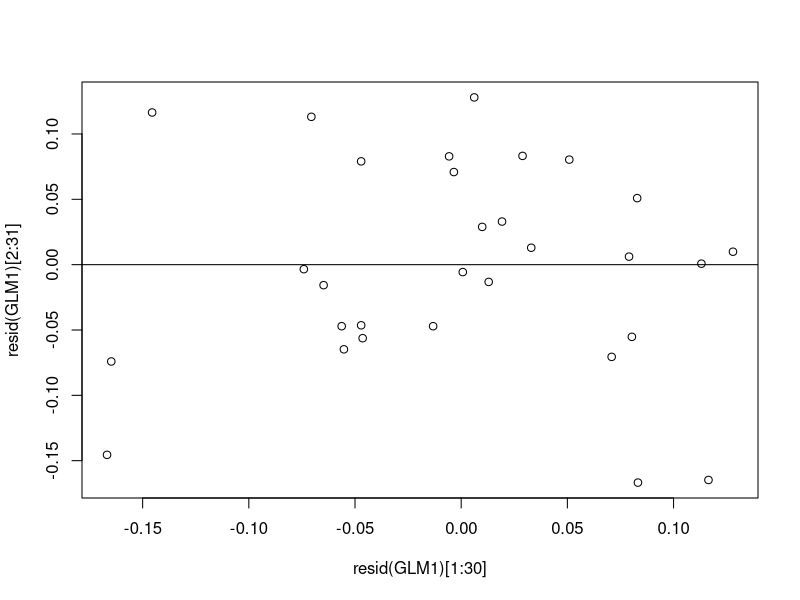
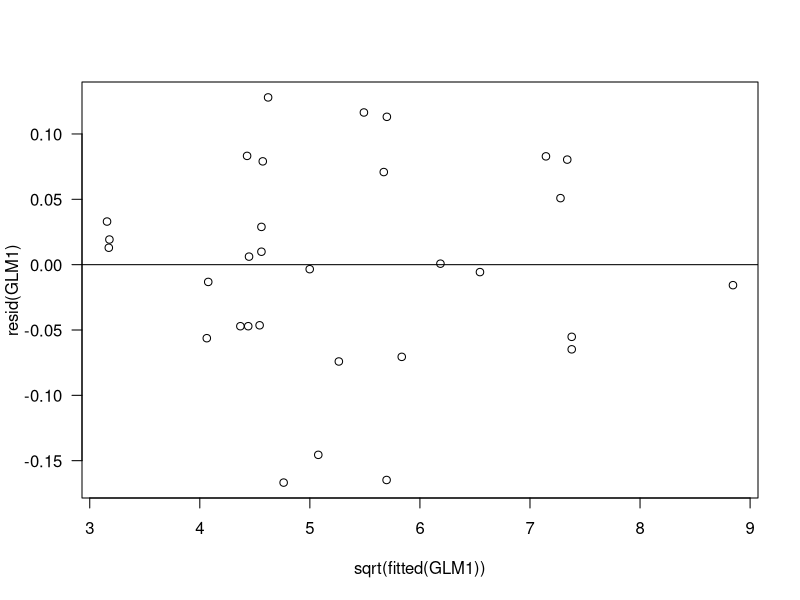
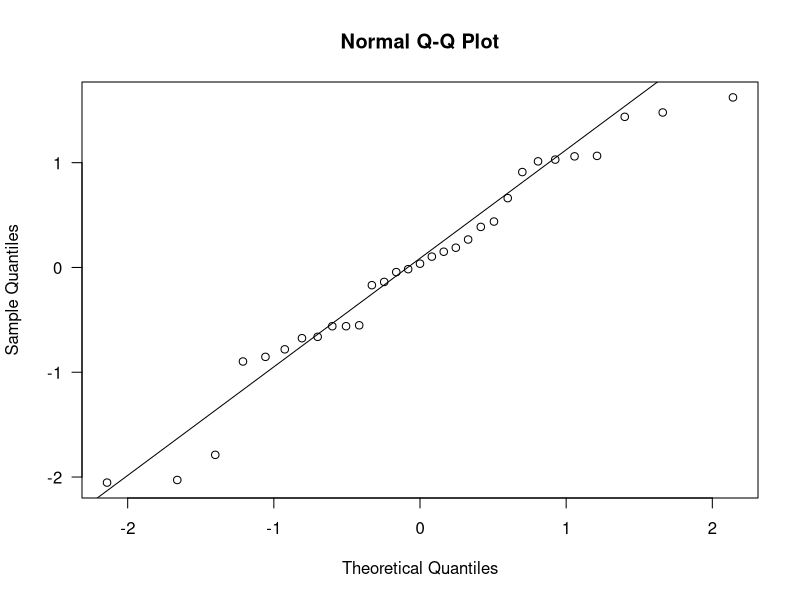
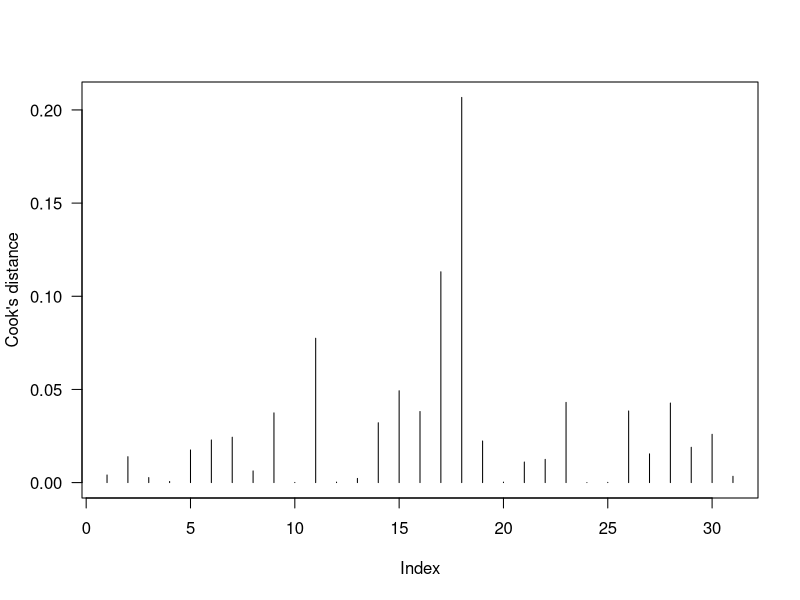
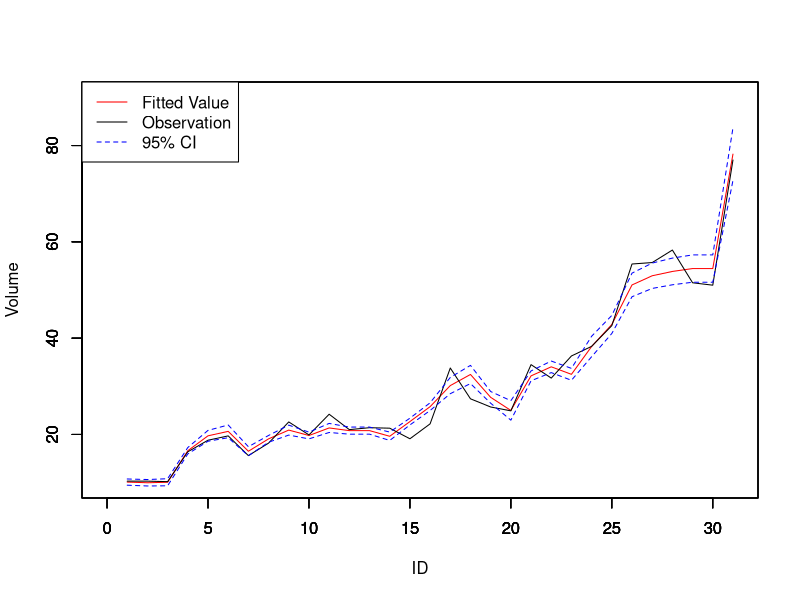

Write R code to recreate these figures, in order.
####################################################
### Part 1: model estimation
data(trees)
GLM1 <- glm( Volume ~ log(Height) + log(Girth), data=trees,
                  family=Gamma(link="log"))

## estimation of coefficients
coef(GLM1)

## Pearson estimator of dispersion parameter
w <- weights(GLM1, type="working")
e <- residuals(GLM1, type="working")
sum(w*e^2)/df.residual(GLM1)

summary(GLM1)$dispersion # R default reports Pearson estimator

## investigate the iteration process
GLM2 <- update(GLM1, control=glm.control(
  maxit=3, # Max of 3 iterations
  epsilon=1e-15, # Stopping criterion
  trace=TRUE) )

GLM2 <- update(GLM1, control=glm.control(
  maxit=30, # Max of 3 iterations
  epsilon=1e-15, # Stopping criterion
  trace=TRUE) )

## summary of glm object
summary(GLM1)

####################################################
### Part 2: model diagnostics

## Check independence: plot residuals against lagged residuals
plot(resid(GLM1)[2:31]~resid(GLM1)[1:30]);abline(h=0) # no special pattern
# for discrete observations, use statmod::qresid()

## Check systematic component: plot residuals against fitted value
plot(resid(GLM1)~ sqrt(fitted(GLM1)),las=1);abline(h=0) # no special pattern

## Check random component: Q-Q plot of quantile residuals
qqnorm(statmod::qresid(GLM1), las=1); qqline(statmod::qresid(GLM1)) # no obvious violation

## Outliers and Influential Observations
rs <- cbind(rD=resid(GLM1), standardrD=rstandard(GLM1),
            studentizedr=rstudent(GLM1), rQ=statmod::qresid(GLM1))
apply(abs(rs), 2, max) # compared with mean(trees$Volume)=30.17, no large residuals

im <- influence.measures(GLM1)
im$infmat # influential measures
colSums(im$is.inf) # count the number of influential observations by every measure

# if remove the most influential one by Cook
plot(im$infmat[,6], type="h", ylab="Cook's distance", las=1)
infl <- which.max(im$infmat[,6])
GLM.infl <- update(GLM1, subset=(-infl)) # refit the model
AIC(GLM.infl)>AIC(GLM1)
BIC(GLM.infl)>BIC(GLM1)

####################################################
### Part 3: testing and confidence interval

## Wald test for individual parameter
printCoefmat(coef(summary(GLM1)))
confint(GLM1,level = 0.95) # confidence interval of coefficients

## Confidence interval of fitted value
fitting <- predict(GLM1,
                se.fit=TRUE, # also return the standard error of fitted value
                type="response"  # to fit the response, without it R fits linear predictor
                )

zstar <- qt(0.975,df.residual(GLM1)) # consider 95% interval
L <- fitting$fit - zstar*fitting$se.fit
U <- fitting$fit + zstar*fitting$se.fit

plot(fitting$fit~seq(1,31,1),type = "l",col = "red",lty = 1,
     xlim = c(0,31),ylim = c(10,90),xlab = "ID", ylab = "Volume")
par(new = T)
plot(trees$Volume~seq(1,31,1),type = "l",col = "black",lty = 1,
     xlim = c(0,31),ylim = c(10,90),xlab = "",ylab = "")
par(new = T)
plot(L~seq(1,31,1),type = "l",col = "blue",lty = 2,
     xlim = c(0,31),ylim = c(10,90),xlab = "", ylab = "")
par(new = T)
plot(U~seq(1,31,1),type = "l",col = "blue",lty = 2,
     xlim = c(0,31),ylim = c(10,90),xlab = "", ylab = "")
legend("topleft",legend = c("Fitted Value","Observation","95% CI"),
       col = c("red","black","blue"),lty = c(1,1,2))

## Confidence interval for predicted value
# If we have two new observation, Girth = c(9,10), Height = c(77,81)
prediction <- predict(GLM1, 
                      newdata=data.frame(Girth = c(9,10), Height = c(77,81)), 
                      se.fit=TRUE,
                      type="response")

Lhat <- prediction$fit - zstar*prediction$se.fit
Uhat <- prediction$fit + zstar*prediction$se.fit

## ANOVA and likelihood ratio test
GLM0 <- glm( Volume ~ 1, data=trees,
             family=Gamma(link="log"))
L <- deviance(GLM0) - deviance(GLM1) # test statistic
pchisq(L, df.residual(GLM0) - df.residual(GLM1), lower.tail=FALSE) # suggest GLM1

anova(GLM1,test = "F") # how explanatory variables reduce deviance

## Score test (for example, whether to include Girth as explanatory variable)
GLM_1 <- GLM1 <- glm( Volume ~ log(Height), data=trees,
                      family=Gamma(link="log"))
z.stat <- statmod::glm.scoretest(GLM_1, trees$Girth)
p.val <- 2*pnorm(abs(z.stat), lower.tail=FALSE) # yes, should include Girth

## stepwise model selection
min.model <- glm( Volume~1, data=trees, family=Gamma(link="log"))
max.model <- glm( Volume~log(Girth) + log(Height),
                    data=trees, family=Gamma(link="log"))
m.step <- step(min.model, scope=list(lower=min.model, upper=max.model),
             direction="both") # direction can also be forward or backward

